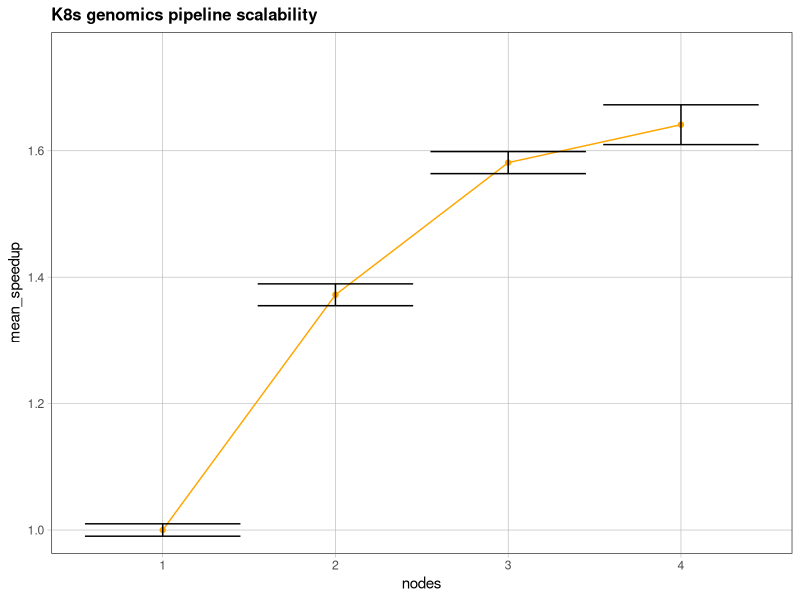

Write the R code that produced this figure.
library(tidyverse)

times <- read.csv("scalability/times.csv")

t1s <- times %>%
  filter(nodes == 1) %>%
  select(exec_time_sec) %>%
  rename(t1 = exec_time_sec)

speedup <- crossing(t1s, times) %>%
  mutate(speedup = t1/exec_time_sec) %>%
  group_by(nodes) %>%
  summarise(
    mean_speedup = mean(speedup),
    sd_speedup = sd(speedup)
  )

ggplot(speedup, aes(nodes, mean_speedup)) +
  theme_bw() +
  theme(
    plot.title = element_text(face = "bold", size = 12),
    axis.ticks = element_line(colour = "grey70", size = 0.2),
    panel.grid.major = element_line(colour = "grey70", size = 0.2),
    panel.grid.minor = element_blank()
  ) +
  labs(
    title = "K8s genomics pipeline scalability"
  ) +
  geom_line(color = "orange") +
  geom_point(color = "orange") +
  geom_errorbar(aes(x=nodes, y=sd_speedup, ymin=mean_speedup-sd_speedup, ymax=mean_speedup+sd_speedup)) +
  coord_cartesian(ylim = c(1.0, 1.75))
